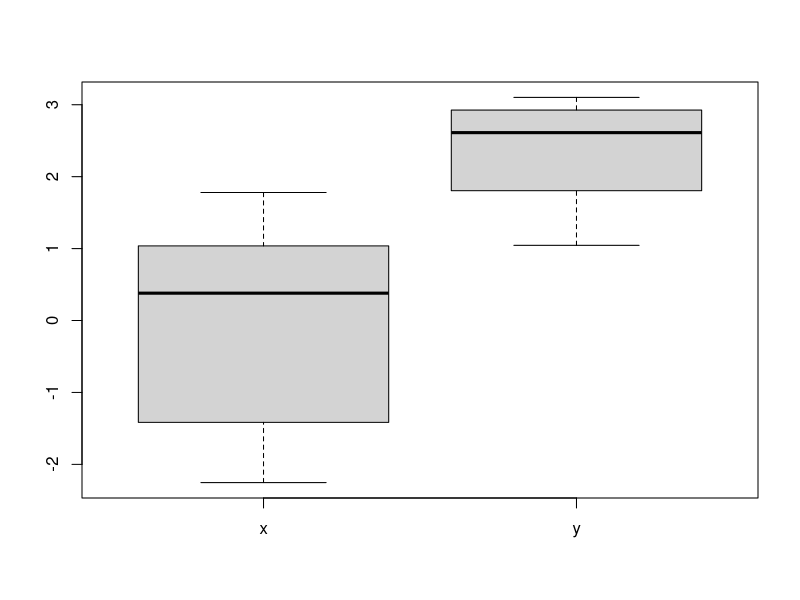
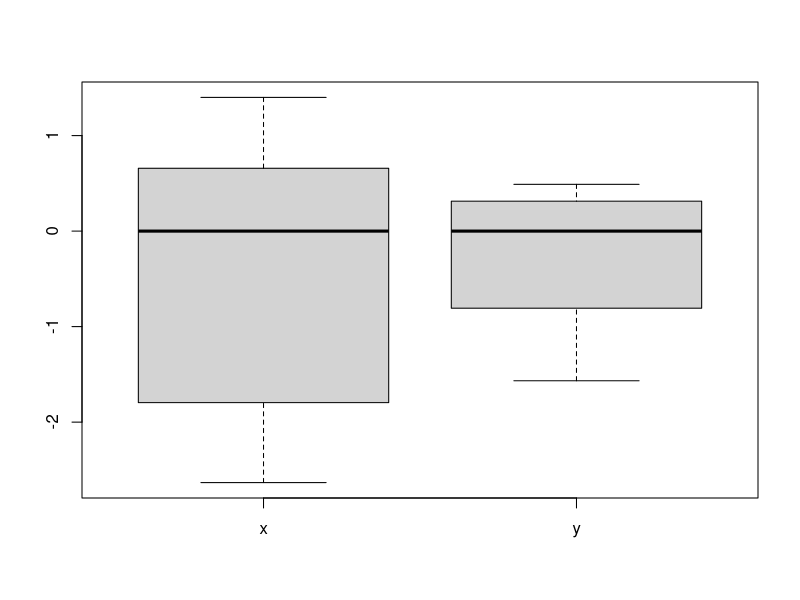

Generate these figures, in order, with R: (Note: this script raises an error after producing the figures.)
set.seed(10)
a <- rnorm(3,mean=1,sd=1)
b <- rnorm(3,mean=1,sd=1)
mean(a)
mean(b)
x <- rnorm(3,mean=1,sd=1)
y <- rnorm(3,mean=2,sd=1)
mean(x)
mean(y)

# a simple illustration of hypothesis testing
mean(x) - mean(y)

meanDiffs <- c()
for(i in 1:100){
	x <- rnorm(3,mean=1,sd=1)
	y <- rnorm(3,mean=1,sd=1)
	meanDiffs <- c(meanDiffs,abs(mean(x)-mean(y)))
}
sum(meanDiffs>=2.599836)

# generate random samples from uniform distribution, convert to True/False depending on whether or not they are greater than 0.5 (this gives samples from a Bernoulli distribution with probability of True=0.5)
set.seed(10)
x <- runif(10)>0.5
x
as.numeric(x)
# compute probabilities from Binomial distribution
dbinom(7,prob=0.5,size=10)
dbinom(3,prob=0.5,size=10)
sum(dbinom(c(0,1,2,3,7,8,9,10),prob=0.5,size=10))

# create matrices, use these to demonstrate matrix multiplication
A <- matrix(c(1,2,3,4,5,6),nrow=3,ncol=2)
B <- matrix(c(1,2,3,4,5,6),nrow=2,ncol=3)
A%*%B

# create variables to illustrate the effects of centering and scaling
set.seed(10)
x <- rnorm(10,mean=1,sd=2)
y <- rnorm(10,mean=2,sd=1)
boxplot(list(x=x,y=y))
xc <- x-median(x)
yc <- y-median(y)
boxplot(list(x=xc,y=yc))
boxplot(list(x=xs,y=ys))
xz <- (x-median(x))/sd(x)
yz <- (y-median(y))/sd(y)
boxplot(list(x=xz,y=yz))

# create independently sampled variables, and then a dependent variable, in order to illustrate correlation
set.seed(10)
x <- rnorm(20)
y <- rnorm(20)
cor(x,y)
plot(x,y)
cor.test(x,y)
z <- x+rnorm(20,sd=0.1)
cor(x,z)
cor.test(x,z)
plot(x,z)
set.seed(10)
x <- runif(20)
y <- runif(20)
cor(x,y)
z <- x+rnorm(20,sd=0.1)
cor(x,z)
cor.test(x,y)
cor.test(x,y,method='spearman')
cor.test(x,y)
cor.test(x,z,method='spearman')

# list pre-loaded datasets available in R
data()

# load the Swiss towns (1888) dataset to illustrate clustering
data(swiss)
dist(swiss)
hclust(dist(swiss))
plot(hclust(dist(swiss)))
hclust(dist(t(swiss)))

# use the Swiss towns dataset to illustrate linear model fitting and hypothesis testing
data(swiss)
lm(Fertility ~ Education, data=swiss)
data(swiss)
m1 <- lm(Fertility ~ Education, data=swiss)
summary(m1)
m2 <- lm(Fertility ~ Education + Infant.Mortality, data=swiss)
summary(m2)

# randomly sample p-values from a uniform distribution to demonstrate multiple hypothesis testing adjustment
p <- runif(1000)
p.adjust(p,method='fdr')

# use the Swiss towns dataset to illustrate PCA
data(swiss)
swisspc <- prcomp(swiss)
names(swisspc)
(swisspc$sdev^2)/sum(swisspc$sdev^2)
sum((swiss[1,]-swisspc$center)*swisspc$rotation[,1])
swisspc$x[1:4,1:3]
plot(x=swisspc$x[,1],y=swisspc$x[,2],type='n')
text(rownames(swisspc$x),x=swisspc$x[,1],y=swisspc$x[,2])
